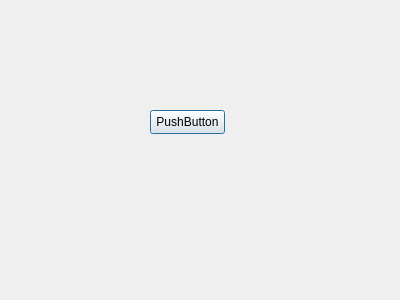
<?xml version="1.0" encoding="UTF-8"?>
<ui version="4.0">
 <class>Dialog</class>
 <widget class="QDialog" name="Dialog">
  <property name="geometry">
   <rect>
    <x>0</x>
    <y>0</y>
    <width>400</width>
    <height>300</height>
   </rect>
  </property>
  <property name="windowTitle">
   <string>Dialog</string>
  </property>
  <widget class="QPushButton" name="pushButton">
   <property name="geometry">
    <rect>
     <x>150</x>
     <y>110</y>
     <width>75</width>
     <height>24</height>
    </rect>
   </property>
   <property name="text">
    <string>PushButton</string>
   </property>
  </widget>
 </widget>
 <resources/>
 <connections/>
</ui>
